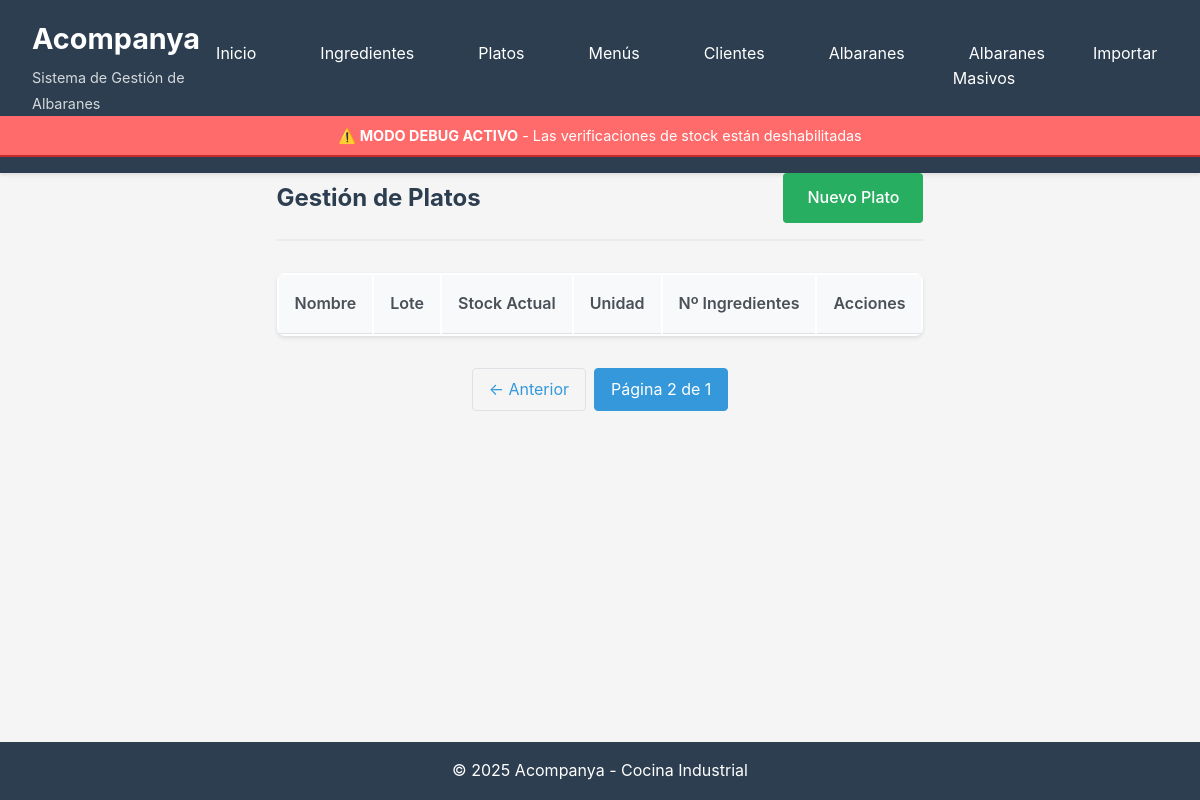
/platos/?page=2, run on an earlier commit of the app's database.
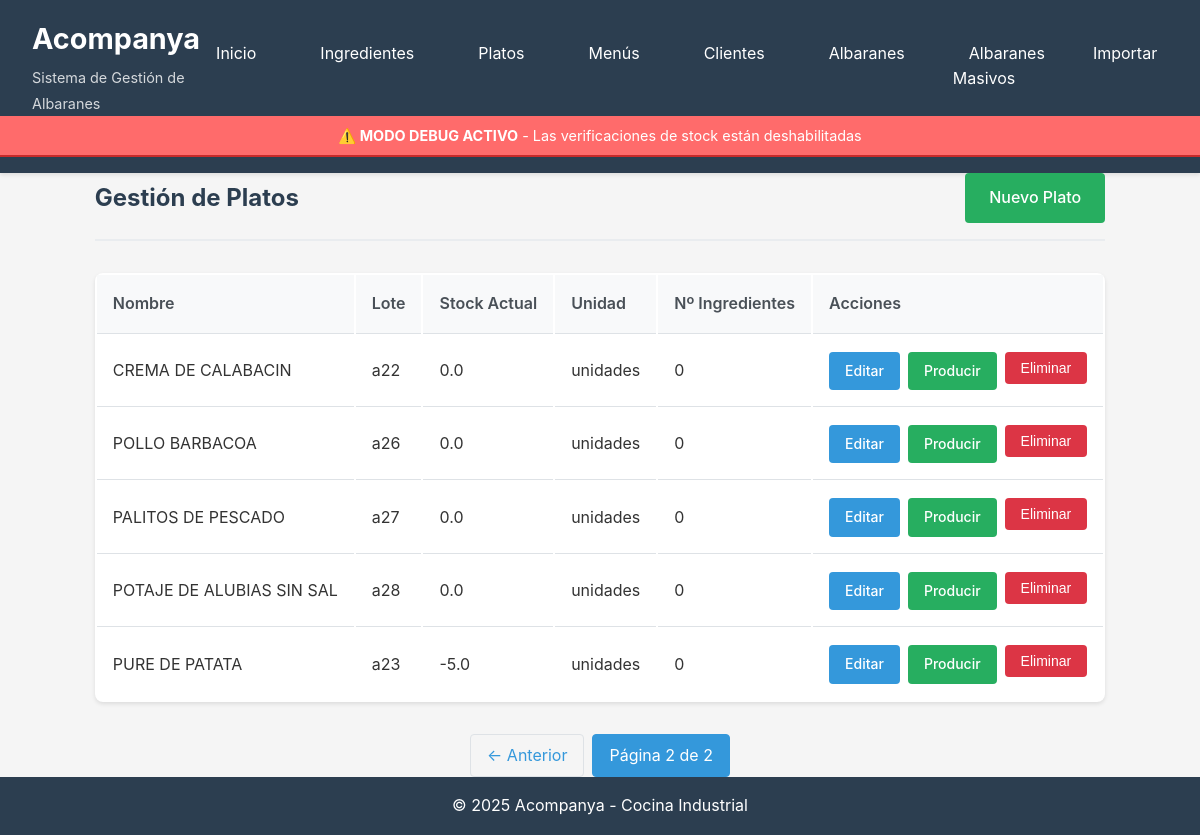
And on a later commit of the database.
### database/models.py (models this page shows, shortened)
class Plato(db.Model):
    __tablename__ = 'platos'
    id = db.Column(db.Integer, primary_key=True)
    nombre = db.Column(db.String(200), nullable=False)
    lote_propio = db.Column(db.String(100), nullable=True)
    stock_actual = db.Column(db.Float, nullable=False, default=0)
    unidad = db.Column(db.String(50), nullable=False, default='unidades')
    created_at = db.Column(db.DateTime, default=datetime.utcnow)
    updated_at = db.Column(db.DateTime, default=datetime.utcnow, onupdate=datetime.utcnow)
    ingredientes = db.relationship('Ingrediente', secondary=platos_ingredientes, backref='platos')
    movimientos = db.relationship('MovimientoStock',
                                 primaryjoin="and_(MovimientoStock.entidad_tipo=='plato', "
                                           "MovimientoStock.entidad_id==Plato.id)",
                                 foreign_keys='MovimientoStock.entidad_id',
                                 backref='plato_ref',
                                 lazy='dynamic',
                                 overlaps="ingrediente_ref,movimientos")
    detalles_albaran = db.relationship('AlbaranDetalle', backref='plato', lazy='dynamic')

### routes/platos.py (the view)
@platos_bp.route('/')
def listar():
    page = request.args.get('page', 1, type=int)
    platos = Plato.query.paginate(page=page, per_page=20, error_out=False)
    return render_template('platos/listar.html', platos=platos)

### app.py (called while the page is built)
def create_app():
    app = Flask(__name__)
    app.config.from_object(Config)
    init_db(app)
    app.register_blueprint(ingredientes_bp, url_prefix='/ingredientes')
    app.register_blueprint(platos_bp, url_prefix='/platos')
    app.register_blueprint(menus_bp, url_prefix='/menus')
    app.register_blueprint(albaranes_bp, url_prefix='/albaranes')
    app.register_blueprint(importar_bp, url_prefix='/importar')
    app.register_blueprint(clientes_bp, url_prefix='/clientes')
    app.register_blueprint(albaranes_masivos_bp, url_prefix='/albaranes-masivos')
    @app.context_processor
    def inject_config():
        return dict(config=app.config)
    @app.route('/')
    def index():
        return render_template('index.html')
    @app.route('/dashboard')
    def dashboard():
        return render_template('dashboard.html')
    return app

### templates/platos/listar.html (shortened to what this page needs)
{% extends "base.html" %}
{% block content %}
<div class="page-header">
    <h2>Gestión de Platos</h2>
    <a href="{{ url_for('platos.nuevo') }}" class="btn btn-success">Nuevo Plato</a>
</div>
<table class="table">
    <thead>
        <tr>
            <th>Nombre</th>
            <th>Lote</th>
            <th>Stock Actual</th>
            <th>Unidad</th>
            <th>Nº Ingredientes</th>
            <th>Acciones</th>
        </tr>
    </thead>
    <tbody>
        {% for plato in platos.items %}
        <tr>
            <td>{{ plato.nombre }}</td>
            <td>{{ plato.lote_propio or '-' }}</td>
            <td>{{ plato.stock_actual }}</td>
            <td>{{ plato.unidad }}</td>
            <td>{{ plato.ingredientes|length }}</td>
            <td>
                <div class="action-group">
                    <a href="{{ url_for('platos.editar', id=plato.id) }}" class="btn btn-sm btn-primary">Editar</a>
                    <a href="{{ url_for('platos.producir', id=plato.id) }}" class="btn btn-sm btn-success">Producir</a>
                    <form action="{{ url_for('platos.eliminar', id=plato.id) }}" method="POST" style="display: inline;" onsubmit="return confirmDelete('¿Eliminar este plato?')">
                        <button type="submit" class="btn btn-sm btn-danger">Eliminar</button>
                    </form>
                </div>
            </td>
        </tr>
        {% endfor %}
    </tbody>
</table>
{% if platos.has_prev or platos.has_next %}
<div class="pagination">
    {% if platos.has_prev %}
        <a href="{{ url_for('platos.listar', page=platos.prev_num) }}">← Anterior</a>
    {% endif %}
    <span class="active">Página {{ platos.page }} de {{ platos.pages }}</span>
</div>
{% endif %}
{% endblock %}

### templates/base.html (shortened to what this page needs)
<!DOCTYPE html>
<html lang="es">
<head>
    <link rel="stylesheet" href="{{ url_for('static', filename='css/style.css') }}">
</head>
<body>
    <header>
        <nav class="navbar">
            <div class="nav-brand">
                <h1>Acompanya</h1>
                <span class="subtitle">Sistema de Gestión de Albaranes</span>
            </div>
            <ul class="nav-menu">
                <li><a href="{{ url_for('index') }}">Inicio</a></li>
                <li><a href="{{ url_for('ingredientes.listar') }}">Ingredientes</a></li>
                <li><a href="{{ url_for('platos.listar') }}">Platos</a></li>
                <li><a href="{{ url_for('menus.listar') }}">Menús</a></li>
                <li><a href="{{ url_for('clientes.listar') }}">Clientes</a></li>
                <li><a href="{{ url_for('albaranes.listar') }}">Albaranes</a></li>
                <li><a href="{{ url_for('albaranes_masivos.index') }}">Albaranes Masivos</a></li>
                <li><a href="{{ url_for('importar.index') }}">Importar</a></li>
            </ul>
        </nav>
        {% if config.DEBUG_MODE %}
        <div class="debug-mode-banner">
            <strong>⚠️ MODO DEBUG ACTIVO</strong> - Las verificaciones de stock están deshabilitadas
        </div>
        {% endif %}
    </header>
    <main class="container">
        {% block content %}{% endblock %}
    </main>
    <footer>
        <p>&copy; 2025 Acompanya - Cocina Industrial</p>
    </footer>
</body>
</html>

### static/css/style.css (style rules this page uses)
* { margin: 0; padding: 0; box-sizing: border-box; }
body { font-family: -apple-system, BlinkMacSystemFont, 'Segoe UI', Roboto, 'Helvetica Neue', Arial, sans-serif; line-height: 1.6; color: #333; background-color: #f5f5f5; min-height: 100vh; display: flex; flex-direction: column; }
header { background-color: #2c3e50; color: white; padding: 1rem 0; box-shadow: 0 2px 4px rgba(0,0,0,0.1); }
.debug-mode-banner { background-color: #ff6b6b; color: white; padding: 0.5rem; text-align: center; font-size: 0.9rem; border-bottom: 2px solid #c92a2a; }
.navbar { max-width: 1200px; margin: 0 auto; padding: 0 2rem; display: flex; justify-content: space-between; align-items: center; }
.nav-brand h1 { font-size: 1.8rem; margin-bottom: 0.2rem; }
.nav-brand .subtitle { font-size: 0.9rem; opacity: 0.8; }
.nav-menu { display: flex; list-style: none; gap: 2rem; }
.nav-menu a { color: white; text-decoration: none; padding: 0.5rem 1rem; border-radius: 4px; transition: background-color 0.3s; }
main { flex: 1; padding: 2rem 0; }
.container { max-width: 1200px; margin: 0 auto; padding: 0 2rem; }
.btn { display: inline-block; padding: 0.75rem 1.5rem; text-decoration: none; border-radius: 4px; font-weight: 500; transition: all 0.3s; border: none; cursor: pointer; text-align: center; }
.btn-primary { background-color: #3498db; color: white; }
.btn-success { background-color: #27ae60; color: white; }
.btn-danger { background-color: #dc3545; color: white; }
.btn-sm { padding: 0.5rem 1rem; font-size: 0.875rem; }
.table { width: 100%; background: white; border-radius: 8px; overflow: hidden; box-shadow: 0 2px 4px rgba(0,0,0,0.1); }
.table th, .table td { padding: 1rem; text-align: left; border-bottom: 1px solid #dee2e6; }
.table th { background-color: #f8f9fa; font-weight: 600; color: #495057; }
.table tbody tr:last-child td { border-bottom: none; }
.page-header { display: flex; justify-content: space-between; align-items: center; margin-bottom: 2rem; padding-bottom: 1rem; border-bottom: 2px solid #e9ecef; }
.page-header h2 { color: #2c3e50; }
.action-group { display: flex; gap: 0.5rem; }
footer { background-color: #2c3e50; color: white; text-align: center; padding: 1rem 0; margin-top: auto; }
.pagination { display: flex; justify-content: center; margin-top: 2rem; gap: 0.5rem; }
.pagination a, .pagination span { padding: 0.5rem 1rem; text-decoration: none; border: 1px solid #dee2e6; color: #3498db; border-radius: 4px; }
.pagination .active { background-color: #3498db; color: white; border-color: #3498db; }

What changed in the data, as far as the page shows it:
added Plato: nombre "CREMA DE CALABACIN", lote_propio "a22", stock_actual "0.0", unidad "unidades", ingredientes|length "0"
added Plato: nombre "POLLO BARBACOA", lote_propio "a26", stock_actual "0.0", unidad "unidades", ingredientes|length "0"
added Plato: nombre "PALITOS DE PESCADO", lote_propio "a27", stock_actual "0.0", unidad "unidades", ingredientes|length "0"
added Plato: nombre "POTAJE DE ALUBIAS SIN SAL", lote_propio "a28", stock_actual "0.0", unidad "unidades", ingredientes|length "0"
added Plato: nombre "PURE DE PATATA", lote_propio "a23", stock_actual "-5.0", unidad "unidades", ingredientes|length "0"
Also different on the page:
{{ platos.pages }}: "1" → "2"
